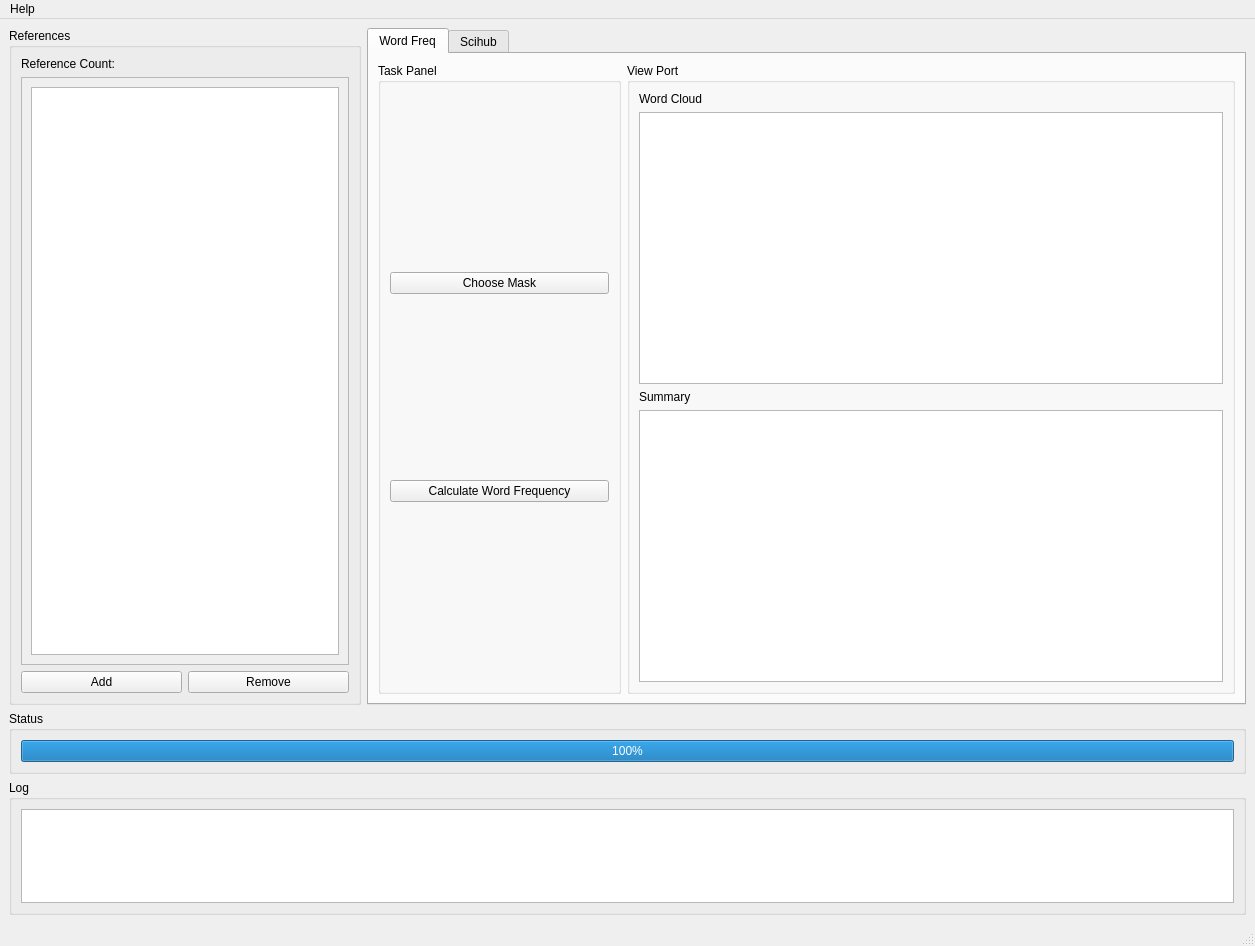
<?xml version="1.0" encoding="UTF-8"?>
<ui version="4.0">
 <class>MainWindow</class>
 <widget class="QMainWindow" name="MainWindow">
  <property name="geometry">
   <rect>
    <x>0</x>
    <y>0</y>
    <width>1255</width>
    <height>946</height>
   </rect>
  </property>
  <property name="windowTitle">
   <string>MainWindow</string>
  </property>
  <widget class="QWidget" name="centralwidget">
   <layout class="QGridLayout" name="gridLayout" rowstretch="5,0,1">
    <item row="0" column="0">
     <layout class="QHBoxLayout" name="horizontalLayout" stretch="2,5">
      <item>
       <widget class="QGroupBox" name="RefGroupBox">
        <property name="title">
         <string>References</string>
        </property>
        <layout class="QVBoxLayout" name="verticalLayout_2">
         <item>
          <layout class="QHBoxLayout" name="horizontalLayout_3">
           <item>
            <widget class="QLabel" name="refCountLabel">
             <property name="text">
              <string>Reference Count:</string>
             </property>
            </widget>
           </item>
           <item>
            <widget class="QLabel" name="refCountNum">
             <property name="text">
              <string/>
             </property>
            </widget>
           </item>
          </layout>
         </item>
         <item>
          <widget class="QScrollArea" name="scrollArea">
           <property name="widgetResizable">
            <bool>true</bool>
           </property>
           <widget class="QWidget" name="scrollAreaWidgetContents">
            <property name="geometry">
             <rect>
              <x>0</x>
              <y>0</y>
              <width>329</width>
              <height>582</height>
             </rect>
            </property>
            <layout class="QVBoxLayout" name="verticalLayout_4">
             <item>
              <layout class="QHBoxLayout" name="horizontalLayout_5">
               <item>
                <widget class="QTableView" name="refTableView">
                 <property name="editTriggers">
                  <set>QAbstractItemView::NoEditTriggers</set>
                 </property>
                 <property name="selectionBehavior">
                  <enum>QAbstractItemView::SelectRows</enum>
                 </property>
                </widget>
               </item>
              </layout>
             </item>
            </layout>
           </widget>
          </widget>
         </item>
         <item>
          <layout class="QHBoxLayout" name="horizontalLayout_4">
           <item>
            <widget class="QPushButton" name="addButton">
             <property name="text">
              <string>Add</string>
             </property>
            </widget>
           </item>
           <item>
            <widget class="QPushButton" name="removeButton">
             <property name="text">
              <string>Remove</string>
             </property>
            </widget>
           </item>
          </layout>
         </item>
        </layout>
       </widget>
      </item>
      <item>
       <widget class="QTabWidget" name="tabWidget">
        <property name="currentIndex">
         <number>0</number>
        </property>
        <widget class="QWidget" name="wordFreqTab">
         <attribute name="title">
          <string>Word Freq</string>
         </attribute>
         <layout class="QHBoxLayout" name="horizontalLayout_2" stretch="2,5">
          <item>
           <widget class="QGroupBox" name="TaskPanelGroupBox">
            <property name="title">
             <string>Task Panel</string>
            </property>
            <layout class="QVBoxLayout" name="verticalLayout_3">
             <item>
              <widget class="QPushButton" name="chooseMaskButton">
               <property name="text">
                <string>Choose Mask</string>
               </property>
              </widget>
             </item>
             <item>
              <widget class="QPushButton" name="calcWordFreqButton">
               <property name="text">
                <string>Calculate Word Frequency</string>
               </property>
              </widget>
             </item>
            </layout>
           </widget>
          </item>
          <item>
           <widget class="QGroupBox" name="groupBox_3">
            <property name="title">
             <string>View Port</string>
            </property>
            <layout class="QVBoxLayout" name="verticalLayout">
             <item>
              <widget class="QLabel" name="wordCloudLabel">
               <property name="text">
                <string>Word Cloud</string>
               </property>
              </widget>
             </item>
             <item>
              <widget class="QGraphicsView" name="wordCloudView">
               <property name="contextMenuPolicy">
                <enum>Qt::ActionsContextMenu</enum>
               </property>
               <property name="sizeAdjustPolicy">
                <enum>QAbstractScrollArea::AdjustToContentsOnFirstShow</enum>
               </property>
               <property name="resizeAnchor">
                <enum>QGraphicsView::AnchorViewCenter</enum>
               </property>
              </widget>
             </item>
             <item>
              <widget class="QLabel" name="summaryLabel">
               <property name="text">
                <string>Summary</string>
               </property>
              </widget>
             </item>
             <item>
              <widget class="QTextBrowser" name="summaryView"/>
             </item>
            </layout>
           </widget>
          </item>
         </layout>
        </widget>
        <widget class="QWidget" name="inspectorTab">
         <attribute name="title">
          <string>Scihub</string>
         </attribute>
         <layout class="QHBoxLayout" name="horizontalLayout_6" stretch="2,5">
          <item>
           <widget class="QGroupBox" name="groupBox">
            <property name="title">
             <string>Query Info</string>
            </property>
            <layout class="QVBoxLayout" name="verticalLayout_5">
             <item>
              <widget class="QLabel" name="label">
               <property name="text">
                <string>Source</string>
               </property>
              </widget>
             </item>
             <item>
              <widget class="QScrollArea" name="scrollArea_2">
               <property name="widgetResizable">
                <bool>true</bool>
               </property>
               <widget class="QWidget" name="scrollAreaWidgetContents_2">
                <property name="geometry">
                 <rect>
                  <x>0</x>
                  <y>0</y>
                  <width>220</width>
                  <height>369</height>
                 </rect>
                </property>
                <layout class="QHBoxLayout" name="horizontalLayout_7">
                 <item>
                  <widget class="QListWidget" name="sourceList"/>
                 </item>
                </layout>
               </widget>
              </widget>
             </item>
             <item>
              <widget class="QPushButton" name="refreshSourceButton">
               <property name="text">
                <string>Refresh</string>
               </property>
              </widget>
             </item>
             <item>
              <widget class="QLabel" name="label_3">
               <property name="text">
                <string>proxy</string>
               </property>
              </widget>
             </item>
             <item>
              <widget class="QLineEdit" name="proxyEdit"/>
             </item>
             <item>
              <layout class="QHBoxLayout" name="horizontalLayout_9">
               <item>
                <widget class="QPushButton" name="setProxyButton">
                 <property name="text">
                  <string>Set</string>
                 </property>
                </widget>
               </item>
               <item>
                <widget class="QPushButton" name="clearProxyButton">
                 <property name="text">
                  <string>Clear</string>
                 </property>
                </widget>
               </item>
              </layout>
             </item>
             <item>
              <layout class="QHBoxLayout" name="horizontalLayout_8"/>
             </item>
             <item>
              <widget class="QLabel" name="label_2">
               <property name="text">
                <string>Reference Indentifier</string>
               </property>
              </widget>
             </item>
             <item>
              <widget class="QLineEdit" name="refIdentifierEdit"/>
             </item>
             <item>
              <widget class="QPushButton" name="submitButton">
               <property name="text">
                <string>submit</string>
               </property>
              </widget>
             </item>
            </layout>
           </widget>
          </item>
          <item>
           <widget class="QGroupBox" name="groupBox_2">
            <property name="title">
             <string>preview</string>
            </property>
            <layout class="QVBoxLayout" name="verticalLayout_6">
             <item>
              <widget class="QLabel" name="label_4">
               <property name="text">
                <string>Meta Data Display</string>
               </property>
              </widget>
             </item>
             <item>
              <widget class="QTextBrowser" name="metaDataDisplay">
               <property name="html">
                <string>&lt;!DOCTYPE HTML PUBLIC &quot;-//W3C//DTD HTML 4.0//EN&quot; &quot;http://www.w3.org/TR/REC-html40/strict.dtd&quot;&gt;
&lt;html&gt;&lt;head&gt;&lt;meta name=&quot;qrichtext&quot; content=&quot;1&quot; /&gt;&lt;meta charset=&quot;utf-8&quot; /&gt;&lt;style type=&quot;text/css&quot;&gt;
p, li { white-space: pre-wrap; }
&lt;/style&gt;&lt;/head&gt;&lt;body style=&quot; font-family:'Segoe UI'; font-size:9pt; font-weight:400; font-style:normal;&quot;&gt;
&lt;p style=&quot;-qt-paragraph-type:empty; margin-top:0px; margin-bottom:0px; margin-left:0px; margin-right:0px; -qt-block-indent:0; text-indent:0px;&quot;&gt;&lt;br /&gt;&lt;/p&gt;&lt;/body&gt;&lt;/html&gt;</string>
               </property>
              </widget>
             </item>
             <item>
              <widget class="QCheckBox" name="checkBox">
               <property name="text">
                <string>Add to Reference List</string>
               </property>
              </widget>
             </item>
             <item>
              <widget class="QPushButton" name="downloadButton">
               <property name="text">
                <string>Download</string>
               </property>
              </widget>
             </item>
            </layout>
           </widget>
          </item>
         </layout>
        </widget>
       </widget>
      </item>
     </layout>
    </item>
    <item row="1" column="0">
     <widget class="QGroupBox" name="formGroupBox">
      <property name="title">
       <string>Status</string>
      </property>
      <layout class="QVBoxLayout" name="verticalLayout_7">
       <item>
        <widget class="QProgressBar" name="progressBar">
         <property name="value">
          <number>100</number>
         </property>
        </widget>
       </item>
      </layout>
     </widget>
    </item>
    <item row="2" column="0">
     <widget class="QGroupBox" name="groupBox_4">
      <property name="title">
       <string>Log</string>
      </property>
      <layout class="QVBoxLayout" name="verticalLayout_8">
       <item>
        <widget class="QTextEdit" name="logBrowser"/>
       </item>
      </layout>
     </widget>
    </item>
   </layout>
  </widget>
  <widget class="QMenuBar" name="menubar">
   <property name="geometry">
    <rect>
     <x>0</x>
     <y>0</y>
     <width>1255</width>
     <height>22</height>
    </rect>
   </property>
   <widget class="QMenu" name="menuHelp">
    <property name="title">
     <string>Help</string>
    </property>
    <addaction name="actionAbout"/>
   </widget>
   <addaction name="menuHelp"/>
  </widget>
  <widget class="QStatusBar" name="statusbar"/>
  <action name="actionAbout">
   <property name="text">
    <string>About</string>
   </property>
  </action>
 </widget>
 <resources/>
 <connections/>
</ui>
